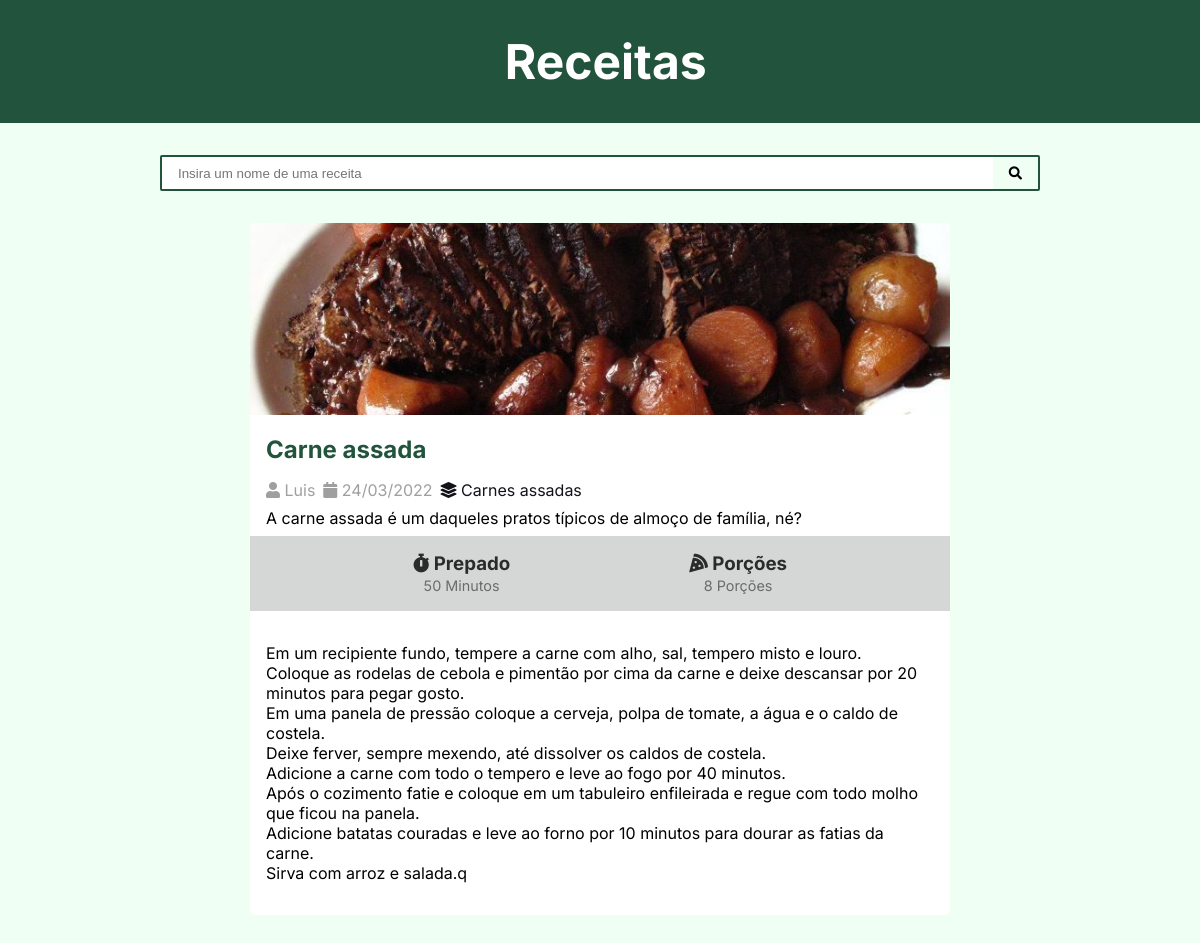
Screenshot of /recipes/5/ with the database file from the repository.
### recipes/models.py (models this page shows, shortened)
class Recipe(models.Model):
    title = models.CharField(
        max_length=96
    )
    description = models.CharField(
        max_length=196
    )
    slug = models.SlugField()
    preparation_time = models.IntegerField()
    preparation_time_unit = models.CharField(
        max_length=96
    )
    servings = models.IntegerField()
    servings_unit = models.CharField(
        max_length=96
    )
    preparation_steps = models.TextField()
    preparation_steps_is_html = models.BooleanField(default=False)
    create_at = models.DateTimeField(
        auto_now_add=True
    )
    update_at = models.DateTimeField(
        auto_now=True
    )
    is_published = models.BooleanField(
        default=False
        )
    cover = models.ImageField(
        upload_to='recipes/cover/%Y/%m/%d/'
    )
    category = models.ForeignKey(
        Category,
        on_delete=models.SET_NULL,
        null=True,
        blank=True
    )
    author = models.ForeignKey(
        User,
          on_delete=models.SET_NULL,
        null=True
    )

class Category(models.Model):
    name = models.CharField(
        max_length=196
    )
    def __str__(self):
        return self.name

### recipes/views.py (the view)
# urls.py: path('recipes/<int:id>/', views.recipe, name="recipes"),
def recipe(request, id):
    recipe = get_object_or_404(Recipe, id=id)
    context = {
        "recipe": recipe,
        "is_details": True
    }
    return render(request, 'recipes/pages/recipe-view.html', context)

### recipes/templates/recipes/pages/recipe-view.html (shortened to what this page needs)
{% extends 'global/pages/base.html' %}
{% block content %}
    <div class="content-card">
        {% include '../partials/recipes.html' %}
    </div>
{% endblock content %}

### recipes/templates/recipes/partials/recipes.html (shortened to what this page needs)
    <div class="card">
    <img class="card__img" src="{{ recipe.cover.url }}" alt="">
    <h2 class="card__title">
        <a href="{% url 'recipes' recipe.id %}">
            {{ recipe.title|capfirst }}
        </a>
    </h2>
    <div class="card__author">
        {% if recipe.author %}
            <span class="card__author-items">
                <i class="fas fa-user"></i>
                {% if recipe.author.first_name %}
                    {{ recipe.author.first_name }}
                {% else %}
                    {{ recipe.author.username }}
                {% endif %}
            </span>
        {% else %}
            Desconhecido
        {% endif %}
        <span class="card__author-items">
            <i class="fas fa-calendar"></i>
            {{ recipe.create_at|date:"d/m/Y" }}
        </span>
        {% if recipe.category %}
        <span class="card__author-items">
            <a href="{% url 'category' recipe.category.id %}">
                <i class="fas fa-layer-group"></i>
                {{ recipe.category }}
            </a>
        </span>
        {% endif %}
    </div>
    <p class="card__text">
        {{ recipe.description }}
    </p>
    <div class="card__meta">
        <div class="card__meta-preparation">
            <h3>
                <i class="fas fa-stopwatch"></i>
                Prepado
            </h3>
            <span>
                {{ recipe.preparation_time }}
                {{ recipe.preparation_time_unit }}
            </span>
        </div>
        <div class="card__meta-servings">
            <h3>
                <i class="fas fa-pizza-slice"></i>
                Porções
            </h3>
            <span>
                {{ recipe.servings }}
                {{ recipe.servings_unit }}
            </span>
        </div>
    </div>
    {% if is_details %}
        <div class="card__steps">
            {% if recipe.preparation_steps_is_html is True %}
                {{ recipe.preparation_steps|safe }}
            {% else %}
                {{ recipe.preparation_steps|linebreaksbr }}q
            {% endif %}
        </div>
    {% endif %}
</div>

### base_static/global/css/style.css (style rules this page uses)
* { margin: 0; padding: 0; box-sizing: border-box; }
:root { --color-green-100:#F0FFF4; --color-green-300:#68D391; --color-green-400:#48BB78; --color-green-500:#38A169; --color-green-600:#2F855A; --color-green-700:#276749; --color-green-800:#22543D; --color-white: #ffffff; --color-black: #12121a; }
body { font-family: 'inter', serif; background-color: var(--color-green-100); }
.content-card { max-width: 700px; width: 100%; margin: 0 auto; }
.card { background-color: var(--color-white); overflow: hidden; border-radius: 5px; text-decoration: none; }
.card__img { max-width: 100%; width: 100%; object-fit: cover; height: 12rem; }
.card__title a { text-decoration: none; padding: 1rem; display: inline-block; padding-bottom: .5rem; color: var(--color-green-800); }
.card__author { padding: .5rem 1rem ; display: flex; gap: .5rem; flex-wrap: wrap; }
.card__author span { color: rgba(0, 0, 0, 0.377); }
.card__author a { color: #12121a; text-decoration: none; transition: .2s; }
.card__text { padding: 0 1rem ; }
.card__meta { display: flex; justify-content: space-evenly; gap: 1rem; padding: 0 1rem 1rem; text-align: center; background-color: hsla(150, 18%, 9%, 0.178); padding: 1rem 0; margin-top: .5rem; color: rgba(0, 0, 0, 0.8); }
.card__meta span { color: rgba(0, 0, 0, 0.5); font-size: .9rem; }
.card__steps { padding: 2rem 1rem; }

### rows the page displays
Recipe: cover (picture), title "Carne assada", author.username "Luis", create_at "24/03/2022", category "Carnes assadas", description "A carne assada é um daqueles pratos típicos de almoço de família, né?", preparation_time "50", preparation_time_unit "Minutos", servings "8", servings_unit "Porções", preparation_steps "Em um recipiente fundo, tempere a carne com alho, sal, tempero misto e louro. Coloque as rodelas de cebola e pimentão por cima da carne e deixe descansar por 20 minutos para pegar gosto. Em uma panela de pressão coloque a cerveja, polpa de tomate, a água e o caldo de costela. Deixe ferver, sempre mexendo, até dissolver os caldos de costela. Adicione a carne com todo o tempero e leve ao fogo por 40 minutos. Após o cozimento fatie e coloque em um tabuleiro enfileirada e regue com todo molho que ficou na panela. Adicione batatas couradas e leve ao forno por 10 minutos para dourar as fatias da carne. Sirva com arroz e salada."
